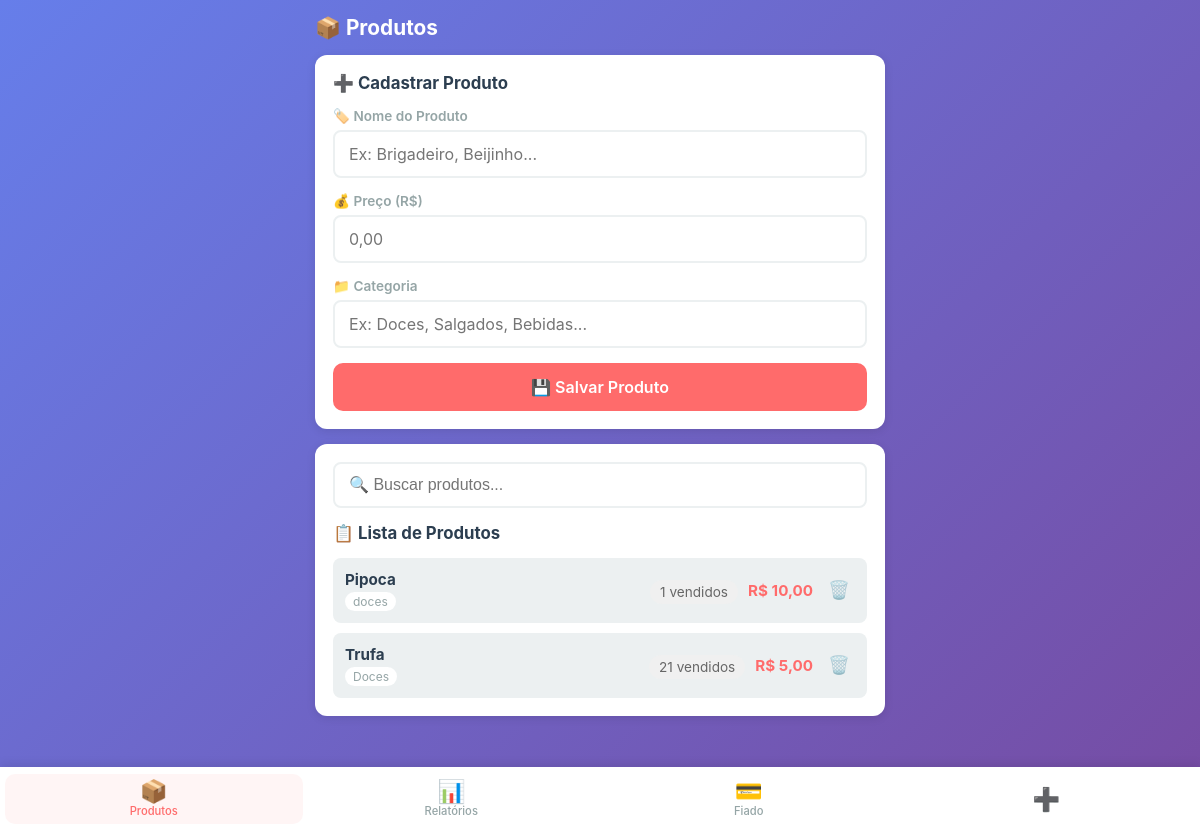
Page /produtos (signed in) on the committed database.
### app.py (models this page shows)
class Produto(db.Model):
    __tablename__ = 'produtos'
    id = db.Column(db.Integer, primary_key=True)
    nome = db.Column(db.String(100), nullable=False)
    preco = db.Column(db.Float, nullable=False)
    categoria = db.Column(db.String(50), default='')
    ativo = db.Column(db.Boolean, default=True)
    created_at = db.Column(db.DateTime, default=agora_brasilia)

### app.py (the view)
@app.route('/produtos')
@login_required
def produtos():
    produtos = Produto.query.filter_by(ativo=True).order_by(Produto.nome).all()
    from sqlalchemy import func
    vendas_por_produto = db.session.query(
        Venda.produto_id,
        func.sum(Venda.quantidade).label('qtd_total')
    ).group_by(Venda.produto_id).all()
    qtd_dict = {v[0]: int(v[1] or 0) for v in vendas_por_produto}
    for p in produtos:
        p.qtd_vendida = qtd_dict.get(p.id, 0)
    return render_template('produtos.html', produtos=produtos)

### app.py (called while the page is built)
def login_required(f):
    @wraps(f)
    def decorated_function(*args, **kwargs):
        if 'logged_in' not in session:
            return redirect(url_for('login'))
        return f(*args, **kwargs)
    return decorated_function

def formatar_br(valor):
    return f"{valor:,.2f}".replace(",", "X").replace(".", ",").replace("X", ".")

@app.template_filter('moeda_br')
def moeda_br_filter(valor):
    return formatar_br(valor)

### templates/produtos.html (shortened to what this page needs)
{% extends "base.html" %}
{% block content %}
<div class="page-header">
    <h2>📦 Produtos</h2>
</div>
<div class="card">
    <h3>➕ Cadastrar Produto</h3>
    <div class="form-group">
        <label>🏷️ Nome do Produto</label>
        <input type="text" id="nomeProduto" placeholder="Ex: Brigadeiro, Beijinho...">
    </div>
    <div class="form-group">
        <label>💰 Preço (R$)</label>
        <input type="text" id="precoProduto" placeholder="0,00" oninput="formatarInputMoeda(this)">
    </div>
    <div class="form-group">
        <label>📁 Categoria</label>
        <input type="text" id="categoriaProduto" placeholder="Ex: Doces, Salgados, Bebidas...">
    </div>
    <button class="btn btn-primary btn-full" onclick="salvarProduto()">💾 Salvar Produto</button>
</div>
<div class="card">
    <div class="busca-container">
        <input type="text" id="buscaProduto" placeholder="🔍 Buscar produtos..." onkeyup="filtrarProdutos()">
    </div>
    <h3>📋 Lista de Produtos</h3>
    <div id="listaProdutos" class="lista-produtos">
        {% for produto in produtos %}
        <div class="produto-item" id="produto-{{ produto.id }}" data-nome="{{ produto.nome.lower() }}">
            <div class="produto-info">
                <strong>{{ produto.nome }}</strong>
                <span class="categoria">{{ produto.categoria }}</span>
            </div>
            <div class="produto-vendas">
                <span class="qtd-vendida" title="Quantidade total vendida"> {{ produto.qtd_vendida }} vendidos</span>
            </div>
            <div class="produto-actions">
                <span class="preco">R$ {{ produto.preco|moeda_br }}</span>
                <button class="btn-icon btn-excluir" onclick="excluirProduto({{ produto.id }})" title="Excluir">🗑️</button>
            </div>
        </div>
        {% else %}
        <p class="empty">Nenhum produto cadastrado</p>
        {% endfor %}
    </div>
</div>
{% endblock %}

### static/css/style.css (style rules this page uses)
:root { --primary: #FF6B6B; --primary-dark: #EE5A5A; --secondary: #4ECDC4; --success: #2ECC71; --warning: #F39C12; --danger: #E74C3C; --dark: #2C3E50; --gray: #95A5A6; --light: #ECF0F1; --white: #FFFFFF; --shadow: 0 2px 10px rgba(0,0,0,0.1); --radius: 12px; }
* { margin: 0; padding: 0; box-sizing: border-box; -webkit-tap-highlight-color: transparent; }
body { font-family: -apple-system, BlinkMacSystemFont, 'Segoe UI', Roboto, sans-serif; background: linear-gradient(135deg, #667eea 0%, #764ba2 100%); min-height: 100vh; color: var(--dark); padding-bottom: 20px; }
.page-header { margin-bottom: 15px; }
.page-header h2 { font-size: 1.3rem; color: var(--white); margin-bottom: 5px; }
.card { background: var(--white); border-radius: var(--radius); padding: 18px; margin-bottom: 15px; box-shadow: var(--shadow); }
.card h3 { font-size: 1.05rem; margin-bottom: 15px; color: var(--dark); display: flex; align-items: center; gap: 8px; }
.form-group { margin-bottom: 15px; }
.form-group label { display: block; font-size: 0.85rem; font-weight: 600; color: var(--gray); margin-bottom: 6px; }
.form-group input, .form-group select { width: 100%; padding: 12px 14px; border: 2px solid var(--light); border-radius: 8px; font-size: 1rem; font-family: inherit; transition: border-color 0.2s; background: var(--white); }
.btn { display: inline-flex; align-items: center; justify-content: center; gap: 8px; padding: 14px 20px; border: none; border-radius: 10px; font-size: 1rem; font-weight: 600; cursor: pointer; transition: all 0.2s; font-family: inherit; }
.btn-primary { background: var(--primary); color: var(--white); }
.btn-full { width: 100%; }
.btn-icon { background: none; border: none; font-size: 1.1rem; cursor: pointer; padding: 5px; }
.busca-container { margin-bottom: 15px; }
.busca-container input { width: 100%; padding: 12px 14px; border: 2px solid var(--light); border-radius: 8px; font-size: 1rem; }
.lista-produtos, .lista-vendas, .lista-clientes, .lista-fiado { display: flex; flex-direction: column; gap: 10px; }
.produto-item { display: flex; justify-content: space-between; align-items: center; padding: 12px; background: var(--light); border-radius: 8px; }
.produto-vendas { margin-left: auto; margin-right: 10px; }
.qtd-vendida { font-size: 0.85rem; color: #666; background: #f0f0f0; padding: 4px 10px; border-radius: 12px; white-space: nowrap; }
.produto-actions { display: flex; align-items: center; gap: 10px; }
.produto-info { display: flex; flex-direction: column; gap: 3px; }
.produto-info strong { font-size: 0.95rem; }
.categoria { font-size: 0.75rem; color: var(--gray); background: var(--white); padding: 2px 8px; border-radius: 10px; display: inline-block; width: fit-content; }
.preco { font-weight: bold; color: var(--primary); font-size: 0.95rem; }
.card { animation: fadeIn 0.3s ease; }
.btn-excluir { opacity: 0.6; transition: all 0.2s; }

### rows in the picture
Produto: nome "Pipoca", categoria "doces", qtd_vendida "1", preco|moeda_br "10,00"
Produto: nome "Trufa", categoria "Doces", qtd_vendida "21", preco|moeda_br "5,00"
